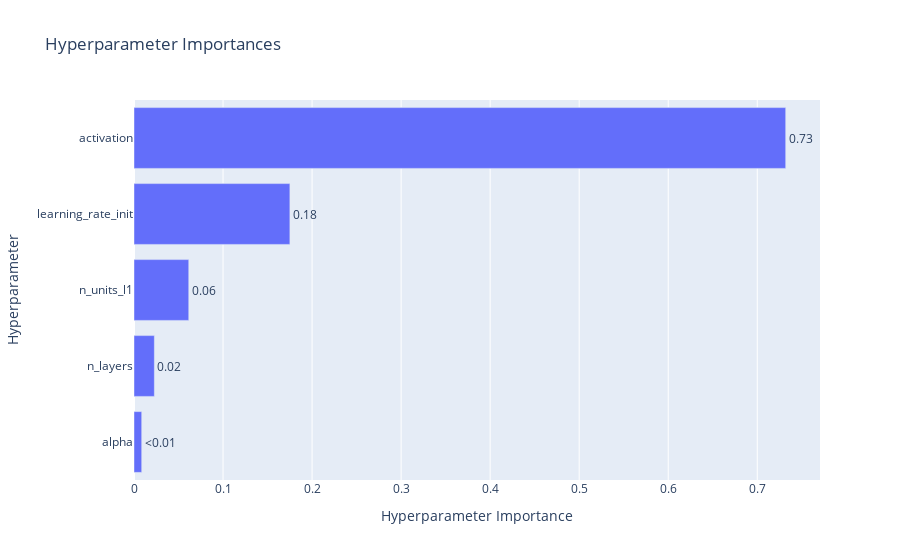

Write notebook code for a chart like this one.
### Code cell
optuna.visualization.plot_param_importances(study_mlp)

### Figure 1 — Plotly figure (JSON) as saved in the notebook; plotly's stock layout.template omitted (floating-point values rounded to 4 significant figures)
{"data": [{"cliponaxis": false, "hovertemplate": ["alpha (FloatDistribution): 0.008647366057226973<extra></extra>", "n_layers (IntDistribution): 0.022850661620200885<extra></extra>", "n_units_l1 (IntDistribution): 0.06150116912378789<extra></extra>", "learning_rate_init (FloatDistribution): 0.17506923828228294<extra></extra>", "activation (CategoricalDistribution): 0.7319315649165014<extra></extra>"], "name": "Objective Value", "orientation": "h", "text": ["<0.01", "0.02", "0.06", "0.18", "0.73"], "textposition": "outside", "type": "bar", "x": [0.008647, 0.02285, 0.0615, 0.1751, 0.7319], "y": ["alpha", "n_layers", "n_units_l1", "learning_rate_init", "activation"]}], "layout": {"title": {"text": "Hyperparameter Importances"}, "xaxis": {"title": {"text": "Hyperparameter Importance"}}, "yaxis": {"title": {"text": "Hyperparameter"}}}}
